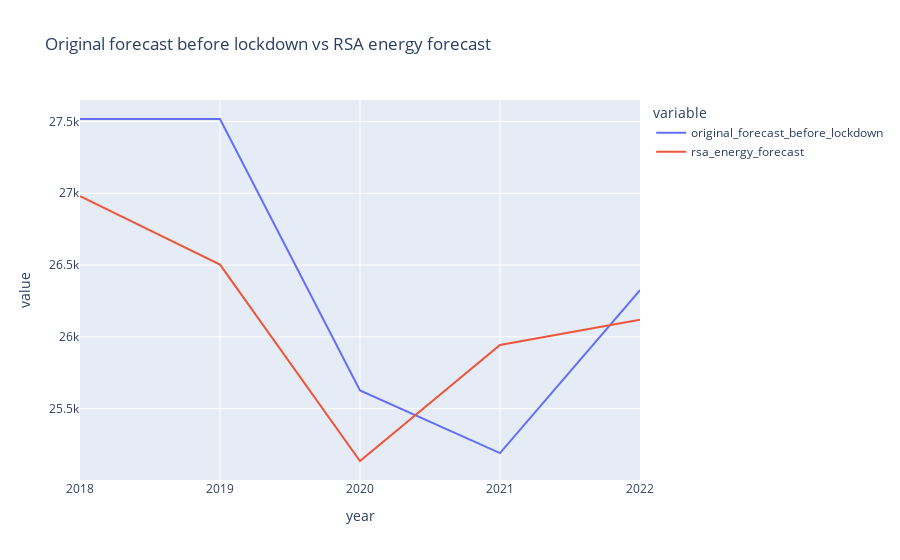

The code cell stored with this chart in its notebook:
### Markdown cell above
## How much did lockdown affect forecasting of energy production

### Code cell
fig = px.line(forecast,x="year",y=["original_forecast_before_lockdown","rsa_energy_forecast"],title="Original forecast before lockdown vs RSA energy forecast")
fig.show()

### Figure 1 — Plotly figure (JSON) as saved in the notebook; plotly's stock layout.template omitted (floating-point values rounded to 4 significant figures)
{"data": [{"hovertemplate": "variable=original_forecast_before_lockdown<br>year=%{x}<br>value=%{y}<extra></extra>", "legendgroup": "original_forecast_before_lockdown", "line": {"color": "#636efa", "dash": "solid"}, "marker": {"symbol": "circle"}, "mode": "lines", "name": "original_forecast_before_lockdown", "orientation": "v", "showlegend": true, "type": "scatter", "x": [2018, 2019, 2020, 2021, 2022], "xaxis": "x", "y": [27520.0, 27520.0, 25630.0, 25190.0, 26330.0], "yaxis": "y"}, {"hovertemplate": "variable=rsa_energy_forecast<br>year=%{x}<br>value=%{y}<extra></extra>", "legendgroup": "rsa_energy_forecast", "line": {"color": "#EF553B", "dash": "solid"}, "marker": {"symbol": "circle"}, "mode": "lines", "name": "rsa_energy_forecast", "orientation": "v", "showlegend": true, "type": "scatter", "x": [2018, 2019, 2020, 2021, 2022], "xaxis": "x", "y": [26980.0, 26500.0, 25130.0, 25940.0, 26120.0], "yaxis": "y"}], "layout": {"legend": {"title": {"text": "variable"}, "tracegroupgap": 0}, "title": {"text": "Original forecast before lockdown vs RSA energy forecast"}, "xaxis": {"anchor": "y", "domain": [0, 1], "title": {"text": "year"}}, "yaxis": {"anchor": "x", "domain": [0, 1], "title": {"text": "value"}}}}
